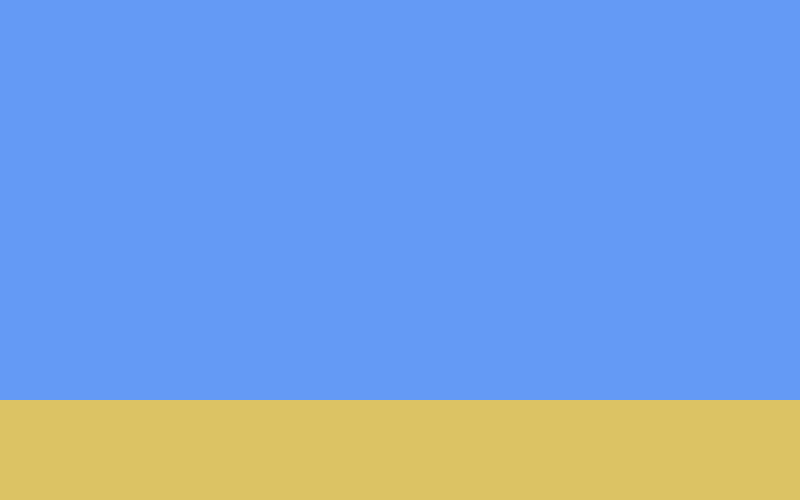
Frame 1 (no input)
Frame 60 (no input): identical to frame 1, image omitted
Frame 120 (the mouse pressed at the canvas centre since frame 60): identical to frame 1, image omitted

The p5.js sketch that drew this single still picture (run headless with seeded random() and noise() and a simulated clock; from frame 60 on, the mouse is pressed at the canvas centre):

// p5.js sketch
// ── sketch.js
// // Fish Aquarium Project
// -- complete rest of comment header! --
// --                                  --
// --                                  --


function setup() {
  createCanvas(800, 500);
}

function draw() {
  drawTank();
}

//Function to render the background of the tank
function drawTank() {
  background(100, 154, 245);  //solid background color
  noStroke();
  fill(220, 195, 100);
  rect(0, height * 0.8, width, height);  //sand bottom
}


/** A super class for animated objects 
    Make sure to implement your class AFTER this one */
class AnimatedObject {

  /** Location fields inherited by all subclass */
  constructor() {
    /* Constructor
     *  Note that your constructor should accept a single float specifying the size,
     *  which will overwrite the inherited default value 50. In addition, your 
     * constructor should initialize x and y to a starting location where your creature 
     * will appear (either a random location or a predetermined fixed location)
     */

    //you can either use this.x and this.y   or  a vector(pos) to manage location
    this.x = random(width * 0.15, width * 0.85);
    this.y = random(height * 0.35, height * 0.75);
    this.pos = createVector(this.x, this.y);

    //As well, you can either use an xSpeed and ySpeed variable or a vel vector
    //to track movement velocity.
    this.xSpeed;
    this.ySpeed;
    this.vel;
    this.fishImages = [];
    this.fishImages.push(move("assets/fish2.png", this.move()));

    /** Size parameter inherited by subclass */
    this.size = 50;
  }

  /** Displays the object  */
  display() { }

  /** Advances the object's animation by one frame  */
  move() { 
    image(this.fishImages[0], this.x, this.y,100,100) 
  }

  /** Optional Function:
   *  Parameter will store the array of all fish objects, which can be used
   *  for comparison if your fish's behavior should depend on proximity to
   *  other fish.
    */
  compare(objArr) { }

  /* Methods that provide access to class data fields 
     If you choose to use vectors, be sure to override
     the position and velocity functions to return this.pos.x and similar.
  */
  getX() { return this.x; }
  getY() { return this.y; }
  getSize() { return this.size; }
  getxSpeed() { return this.xSpeed; }
  getySpeed() { return this.ySpeed; }
}

class VyasSFish extends AnimatedObject{
  constructor(x,y,c){

  }

}
